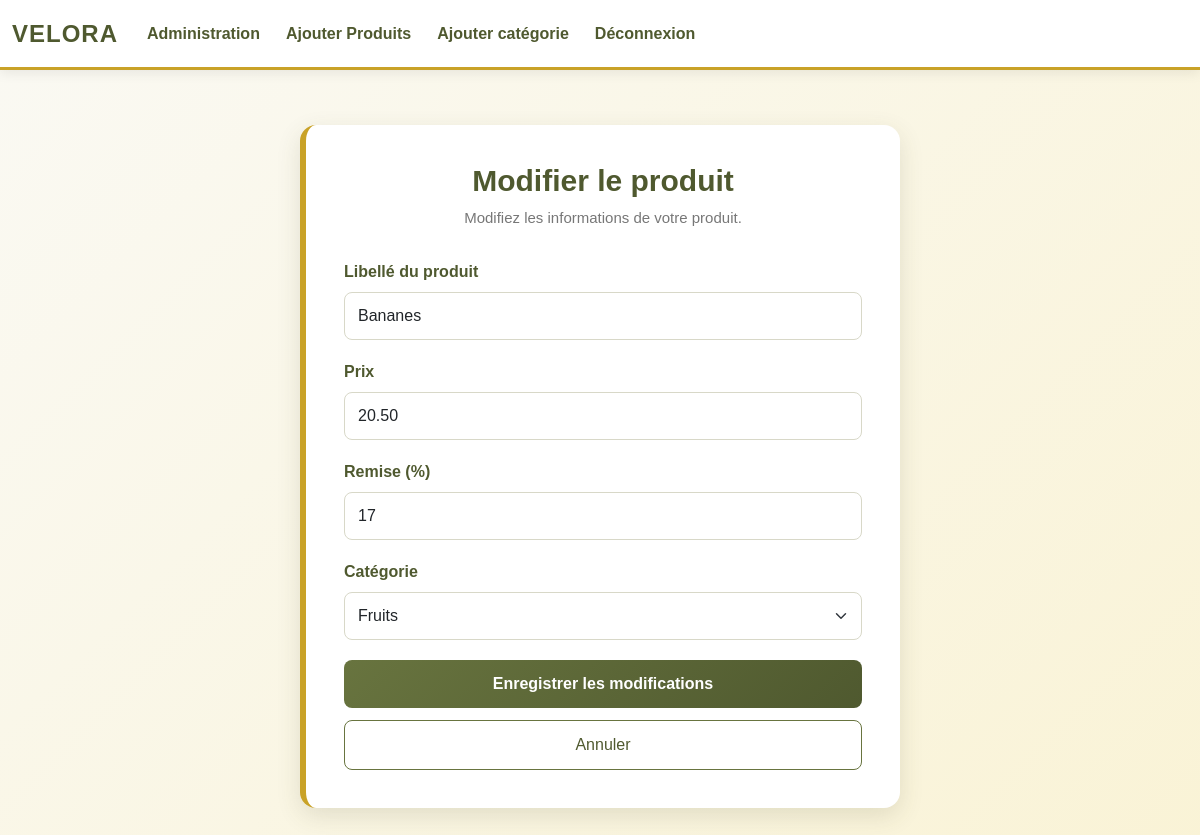
The page /modifier_produit.php?id=2 (signed in) on the database its author committed.
### tables this page shows
CREATE TABLE `produit` (
  `Id` int(11) NOT NULL,
  `Libelle` varchar(255) NOT NULL,
  `Prix` decimal(10,2) NOT NULL,
  `Discount` int(11) DEFAULT 0,
  `image` varchar(255) DEFAULT NULL,
  `id_categorie` int(11) NOT NULL,
  `date_creation` datetime DEFAULT current_timestamp()
);

CREATE TABLE `categorie` (
  `Id` int(11) NOT NULL,
  `Libelle` varchar(255) NOT NULL,
  `Description` varchar(500) DEFAULT NULL,
  `date_creation` datetime DEFAULT current_timestamp()
);

### modifier_produit.php (the view, shortened to what this page needs)
<?php
require_once "include/data.php";
$id = (int) ($_GET['id'] ?? $_POST['id'] ?? 0);
$sqlProduit = $pdo->prepare(
    "SELECT * FROM Produit WHERE Id = ?"
);
$sqlProduit->execute([$id]);
$produit = $sqlProduit->fetch(PDO::FETCH_ASSOC);
$sqlCategories = $pdo->query(
    "SELECT Id, Libelle
     FROM Categorie
     ORDER BY Libelle ASC"
);
$categories = $sqlCategories->fetchAll(PDO::FETCH_ASSOC);
?>
<!DOCTYPE html>
<html lang="fr">
<head>
    <link
        href="https://cdn.jsdelivr.net/npm/bootstrap@5.3.8/dist/css/bootstrap.min.css"
        rel="stylesheet"
    >
</head>
<body>
<?php include "include/nav.php"; ?>
<main class="edit-card">
    <h1 class="page-title">
        Modifier le produit
    </h1>
    <p class="page-subtitle">
        Modifiez les informations de votre produit.
    </p>
    <form method="post">
        <label class="form-label" for="libelle">
            Libellé du produit
        </label>
        <input
            type="text"
            id="libelle"
            name="libelle"
            class="form-control"
            value="<?= htmlspecialchars($produit['Libelle']) ?>"
            required
        >
        <label class="form-label" for="prix">
            Prix
        </label>
        <input
            type="number"
            id="prix"
            name="prix"
            class="form-control"
            value="<?= htmlspecialchars($produit['Prix']) ?>"
            min="0"
            step="0.01"
            required
        >
        <label class="form-label" for="discount">
            Remise (%)
        </label>
        <input
            type="number"
            id="discount"
            name="discount"
            class="form-control"
            value="<?= htmlspecialchars($produit['Discount']) ?>"
            min="0"
            max="100"
            required
        >
        <label class="form-label" for="id_categorie">
            Catégorie
        </label>
        <select
            id="id_categorie"
            name="id_categorie"
            class="form-select"
            required
        >
            <?php foreach ($categories as $categorie): ?>
                <option
                    value="<?= htmlspecialchars($categorie['Id']) ?>"
                    <?= (
                        $categorie['Id'] ==
                        $produit['id_categorie']
                    ) ? 'selected' : '' ?>
                >
                    <?= htmlspecialchars($categorie['Libelle']) ?>
                </option>
            <?php endforeach; ?>
        </select>
        <button
            type="submit"
            name="modifier"
            class="btn-save"
        >
            Enregistrer les modifications
        </button>
        <a
            href="/ecomerce/produit.php"
            class="btn-cancel"
        >
            Annuler
        </a>
    </form>
</main>
</body>
</html>

### modifier_produit.php (style rules this page uses)
:root { --olive: #68743f; --olive-dark: #4f592f; --gold: #c9a227; --text: #333; --muted: #777; }
* { margin: 0; padding: 0; box-sizing: border-box; }
body { min-height: 100vh; font-family: Arial, sans-serif; color: var(--text ); background: linear-gradient( 135deg, rgba(250, 249, 243, 0.96), rgba(244, 231, 173, 0.5) ); }
.edit-card { width: 92%; max-width: 600px; margin: 55px auto; padding: 38px; background-color: white; border-left: 6px solid var(--gold); border-radius: 16px; box-shadow: 0 8px 25px rgba(80, 80, 40, 0.14); }
.page-title { margin-bottom: 8px; color: var(--olive-dark); font-size: 30px; font-weight: bold; text-align: center; }
.page-subtitle { margin-bottom: 30px; color: var(--muted); font-size: 15px; text-align: center; }
.form-label { display: block; margin-bottom: 8px; color: var(--olive-dark); font-weight: bold; }
.form-control, .form-select { width: 100%; min-height: 47px; margin-bottom: 20px; padding: 11px 13px; border: 1px solid #d8d8c8; border-radius: 8px; outline: none; transition: 0.3s ease; }
.btn-save { width: 100%; min-height: 48px; padding: 12px; color: white; background: linear-gradient( 135deg, var(--olive), var(--olive-dark) ); border: none; border-radius: 8px; font-size: 16px; font-weight: bold; cursor: pointer; transition: 0.3s ease; }
.btn-cancel { display: block; width: 100%; margin-top: 12px; padding: 12px; color: var(--olive-dark); background-color: white; border: 1px solid var(--olive); border-radius: 8px; text-align: center; text-decoration: none; transition: 0.3s ease; }

### rows shown on the page
produit: libelle "Bananes", prix "20.50", discount "17", id_categorie "Fruits"
